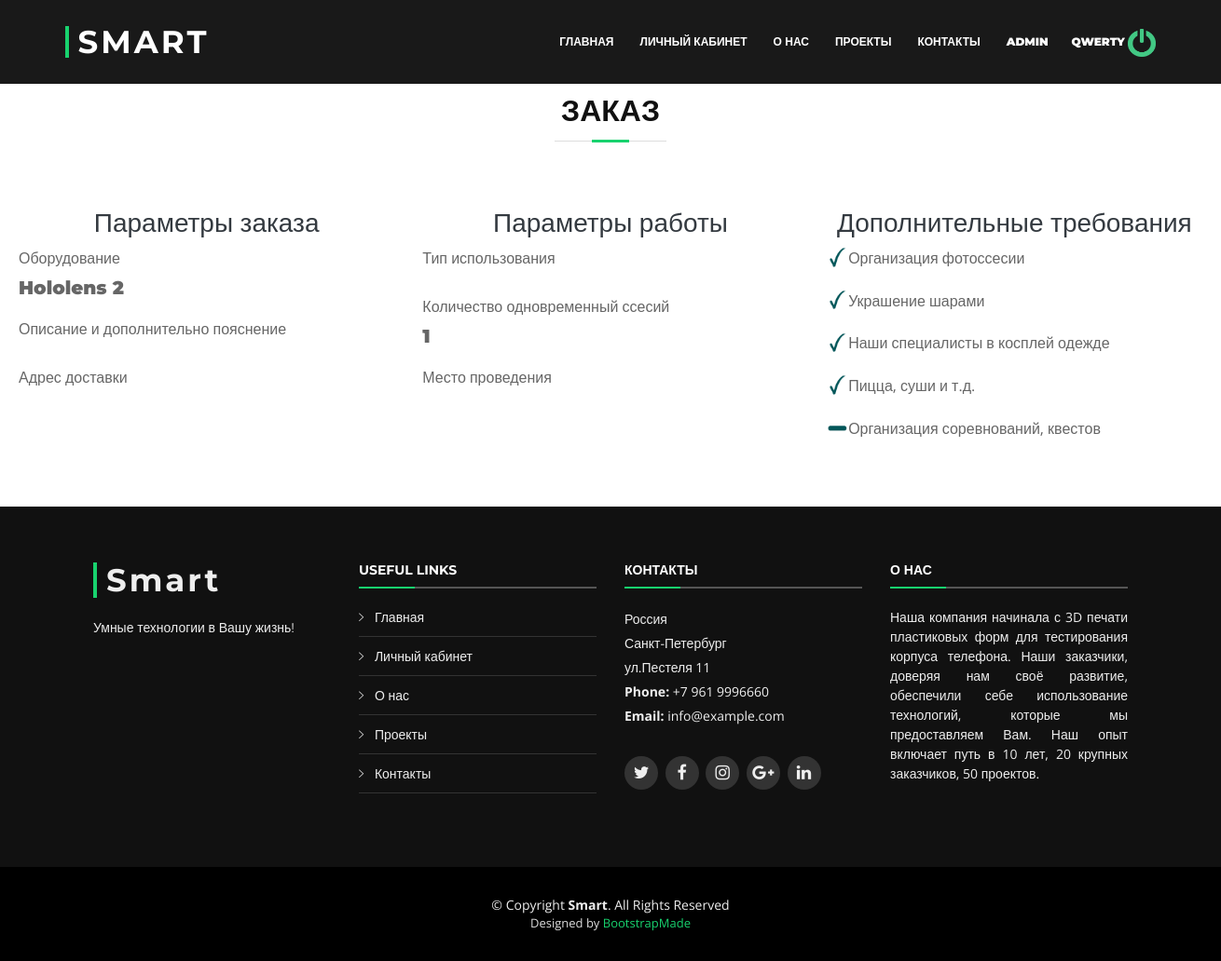
/services/order-details-vr.php (signed in), run on the app's committed database.
### tables this page shows
CREATE TABLE `users` (
  `id` int(11) NOT NULL,
  `login` varchar(255) NOT NULL,
  `phone` varchar(255) NOT NULL,
  `email` varchar(255) NOT NULL,
  `password` varchar(255) NOT NULL,
  `confirm_mail` varchar(255) NOT NULL,
  `verified` int(11) NOT NULL DEFAULT 0,
  `first_name` varchar(255) NOT NULL,
  `second_name` varchar(255) NOT NULL,
  `admin_param` varchar(255) NOT NULL DEFAULT 'User'
);

CREATE TABLE `orders_vr` (
  `id` int(11) NOT NULL,
  `user_id` int(11) NOT NULL,
  `equi` varchar(255) NOT NULL,
  `description` varchar(255) NOT NULL,
  `use_type` varchar(255) NOT NULL,
  `quantity` varchar(255) NOT NULL,
  `place` varchar(255) NOT NULL,
  `photo` varchar(255) NOT NULL DEFAULT '0',
  `balls` varchar(255) NOT NULL DEFAULT '0',
  `clothes` varchar(255) NOT NULL DEFAULT '0',
  `eat` varchar(255) NOT NULL DEFAULT '0',
  `quest` varchar(255) NOT NULL DEFAULT '0',
  `status` varchar(255) NOT NULL DEFAULT 'Новый',
  `category_id` int(11) NOT NULL,
  `data_create` datetime NOT NULL DEFAULT current_timestamp(),
  `address` text NOT NULL
);

### services/order-details-vr.php (the view, shortened to what this page needs)
<?php
	include $_SERVER['DOCUMENT_ROOT'] ."/parts/header.php";
	include $_SERVER['DOCUMENT_ROOT'] ."/modules/services/order-vr.php";
	$sql = "SELECT * FROM `orders_vr` WHERE `user_id` = '" . $_COOKIE['polzovatel_id'] . "' ORDER BY `use_type`";
	$result = $conn->query($sql);
	$row = mysqli_fetch_assoc($result);
?>
<div id="login_block">
          <header class="section-header">
            <h3 class="section-title">ЗАКАЗ</h3>
              </header>
<div class="container-fluid" id="form-service" style="padding-top: 50px; padding-bottom: 50px; background-color: #fff; width: 1300px;">
	<form method="POST">
		<div class="row">
			<div id="form-text" class="col">
				<h3 class="text-center text-dark h3">Параметры заказа</h3>
				  <div  class="form-group">
				    <label for="equi">Оборудование</label>
					<h5 class="text-dark-h3" > <?php echo $row['equi'] ?></h5>
				  </div>
				  <div class="form-group">
				    <label for="description">Описание и дополнительно пояснение</label>
				  </div>
				  <div class="form-group">
					<label for="document">Адрес доставки</label>
				  </div>
			</div>
			<div id="form-text" class="col">
				<h3 class="text-center text-dark h3">Параметры работы</h3>
				<div class="form-group">
					<label for="model">Тип использования</label>
				</div>
				<div class="form-group">
					<label for="model">Количество одновременный ссесий</label>
					<h5 class="text-dark-h3" > <?php echo $row['quantity'] ?></h5>
				</div>
				<div class="form-group">
					<label for="model">Место проведения</label>
				</div>
			</div>
			<div class="col">
				<h3 class="text-center text-dark h3">Дополнительные требования</h3>
				<div id="other">
				<div class="form-group">
						<div class="form-check form-check-inline">
						<?php
							if ($row['photo']=1) {
								?>
								<img src="../assets/img/square-check.png">
								<?php
							} else {
								?>
								<img src="../assets/img/square-line.png">
								<?php
							}
						?>
						<label class="form-check-label" for="inlineCheckbox1">Организация фотоссесии</label>
						</div>
					</div>
					<div class="form-group">
						<div class="form-check form-check-inline">
						<?php
							if ($row['balls']=1) {
								?>
								<img src="../assets/img/square-check.png">
								<?php
							} else {
								?>
								<img src="../assets/img/square-line.png">
								<?php
							}
						?>
							<label class="form-check-label" for="inlineCheckbox1">Украшение шарами</label>
						</div>
					</div>
					<div class="form-group">
						<div class="form-check form-check-inline">
						<?php
							if ($row['clothes']=1) {
								?>
								<img src="../assets/img/square-check.png">
								<?php
							} else {
								?>
								<img src="../assets/img/square-line.png">
								<?php
							}
						?>
							<label class="form-check-label" for="inlineCheckbox1">Наши специалисты в косплей одежде</label>
						</div>
					</div>
					<div class="form-group">
						<div class="form-check form-check-inline">
						<?php
							if ($row['eat']=1) {
								?>
								<img src="../assets/img/square-check.png">
								<?php
							} else {
								?>
								<img src="../assets/img/square-line.png">
								<?php
							}
						?>
							<label class="form-check-label" for="inlineCheckbox1">Пицца, суши и т.д.</label>
						</div>
					</div>
					<div class="form-group">
						<div class="form-check form-check-inline">
						<?php
							if ($row['quest']=0) {
								?>
								<img src="../assets/img/square-check.png">
								<?php
							} else {
								?>
								<img src="../assets/img/square-line.png">
								<?php
							}
						?>
							<label class="form-check-label" for="inlineCheckbox1">Организация соревнований, квестов</label>
						</div>
					</div>
				</div>
			</div>
		</div>
	</form>
</div>
<?php
	include $_SERVER['DOCUMENT_ROOT'] ."/parts/footer.php"
?>

### parts/header.php (shortened to what this page needs)
<!DOCTYPE html>
<html lang="en">
<head>
  <link href="../assets/vendor/bootstrap/css/bootstrap.min.css" rel="stylesheet">
  <link href="../assets/vendor/icofont/icofont.min.css" rel="stylesheet">
  <link href="../assets/vendor/font-awesome/css/font-awesome.min.css" rel="stylesheet">
  <link href="../assets/vendor/ionicons/css/ionicons.min.css" rel="stylesheet">
  <link href="../assets/vendor/animate.css/animate.min.css" rel="stylesheet">
  <link href="../assets/vendor/venobox/venobox.css" rel="stylesheet">
  <link href="../assets/vendor/owl.carousel/assets/owl.carousel.min.css" rel="stylesheet">
  <link href="../assets/vendor/aos/aos.css" rel="stylesheet">
  <link href="../assets/css/style.css" rel="stylesheet">
  <link href="../assets/css/new.css" rel="stylesheet">
</head>
<body>
  <?php
    include $_SERVER['DOCUMENT_ROOT'] ."/config/db.php";
   ?>
<!-- <?php
      if (isset($_COOKIE["polzovatel_id"])) {
        $link = ("/personal.php");
      } else {
        $link = ("/index.php");
        echo "<script>alert(\"Вы не авторизованы\");</script>";
        }
      ?> -->
  <header id="header" class="fixed-top header-transparent">
    <div class="container-fluid">
      <div class="row justify-content-center">
        <div class="col-xl-11 d-flex align-items-center">
          <h1 class="logo mr-auto"><a href="/index.php">SMART</a></h1>
          <nav class="nav-menu d-none d-lg-block">
            <ul>
              <li class="<?php if($page == "home"){ echo 'active';} ?>"><a  href="/#intro">Главная</a></li>
              <li class="<?php if($page == "personal"){ echo 'active';} ?>"><a
              <?php
                if (isset($_COOKIE["polzovatel_id"])) {
                  $link = ("/personal.php");
                } else {
                  $link = ("/login.php");
                  }
                ?>
              href="<?php echo $link ?>">Личный кабинет</a></li>
              <li><a href="/#about">О нас</a></li>
              <li><a href="/#portfolio">Проекты</a></li>
              <li><a href="/#team">Контакты</a></li>
              <?php
                  if (isset($_COOKIE["polzovatel_id"])) {
                        $sql = "SELECT * FROM `users` WHERE `id` = " . $_COOKIE["polzovatel_id"] . " AND `admin_param` = 'Admin'";
                        $result = $conn->query($sql);
                        $polzovatel_admin = mysqli_fetch_assoc($result);
                        if($polzovatel_admin) {
                          ?>
                              <li><a href="/admin/modules/services.php"><strong>Admin</strong></a></li>
                          <?php
                        }
                  }
                  if (isset($_COOKIE["polzovatel_id"])) {
                        $sql = "SELECT * FROM users WHERE id=" . $_COOKIE["polzovatel_id"];
                        $result = $conn->query($sql);
                        $polzovatel = mysqli_fetch_assoc($result);
                          ?>
                              <a class="login" href="exit.php?exit=<?php echo $_COOKIE["polzovatel_id"] ?>" class="ml-3" name="exit"><strong><?php echo $polzovatel["login"]; ?> <img style="width: 30px; height: 30px " src="/assets/img/exit.png"></strong></a>
                          <?php
                  }else {
                    ?>
                      <a class="logout" href="/login.php" class="btn btn-outline-success ml-2">ВОЙТИ <span></span> </a>
                    <?php
                  }
                  ?>
            </ul>
          </nav>
        </div>
      </div>
    </div>
  </header>

### assets/css/style.css (style rules this page uses)
#login_block, #register_block { position: relative; margin-top: 100px; width: 100%; height: 550px; }
#header .login { margin-top: 5px; margin-left: 25px; }
body { background: #fff; color: #666666; font-family: "Open Sans", sans-serif; }
a { color: #18d26e; transition: 0.5s; }
h1, h2, h3, h4, h5, h6 { font-family: "Montserrat", sans-serif; font-weight: 400; margin: 0 0 20px 0; padding: 0; }
#header { transition: all 0.5s; z-index: 997; padding: 26px 0; background: rgba(0, 0, 0, 0.9); }
#header .logo { font-size: 34px; margin: 0; padding: 0; line-height: 1; font-family: "Montserrat", sans-serif; font-weight: 700; letter-spacing: 3px; padding-left: 10px; border-left: 4px solid #18d26e; }
#header .logo a { color: #fff; }
.nav-menu ul { margin: 0; padding: 0; list-style: none; }
.nav-menu > ul { display: flex; }
.nav-menu > ul > li { position: relative; white-space: nowrap; padding: 10px 0 10px 28px; }
.nav-menu a { display: block; position: relative; color: #fff; transition: 0.3s; font-size: 12px; font-family: "Montserrat", sans-serif; text-transform: uppercase; font-weight: 600; }
.mobile-nav { position: fixed; top: 55px; right: 15px; bottom: 15px; left: 15px; z-index: 9999; overflow-y: auto; background: #fff; transition: ease-in-out 0.2s; opacity: 0; visibility: hidden; border-radius: 10px; padding: 10px 0; }
.mobile-nav * { margin: 0; padding: 0; list-style: none; }
.mobile-nav a { display: block; position: relative; color: #333333; padding: 10px 20px; font-weight: 500; outline: none; }
.section-header h3 { font-size: 32px; color: #111; text-transform: uppercase; text-align: center; font-weight: 700; position: relative; padding-bottom: 15px; }
.section-header h3::before { content: ''; position: absolute; display: block; width: 120px; height: 1px; background: #ddd; bottom: 1px; left: calc(50% - 60px); }
.section-header h3::after { content: ''; position: absolute; display: block; width: 40px; height: 3px; background: #18d26e; bottom: 0; left: calc(50% - 20px); }

### assets/css/new.css (style rules this page uses)
#form-service { padding-top: 150px; background-color: #1111112b; }
#form-text .text-dark-h3 { font-weight: 900; }
#other img { width: 6%; }

### data on the page
users: login "QWERTY"
orders_vr: equi "Hololens 2", quantity "1"
